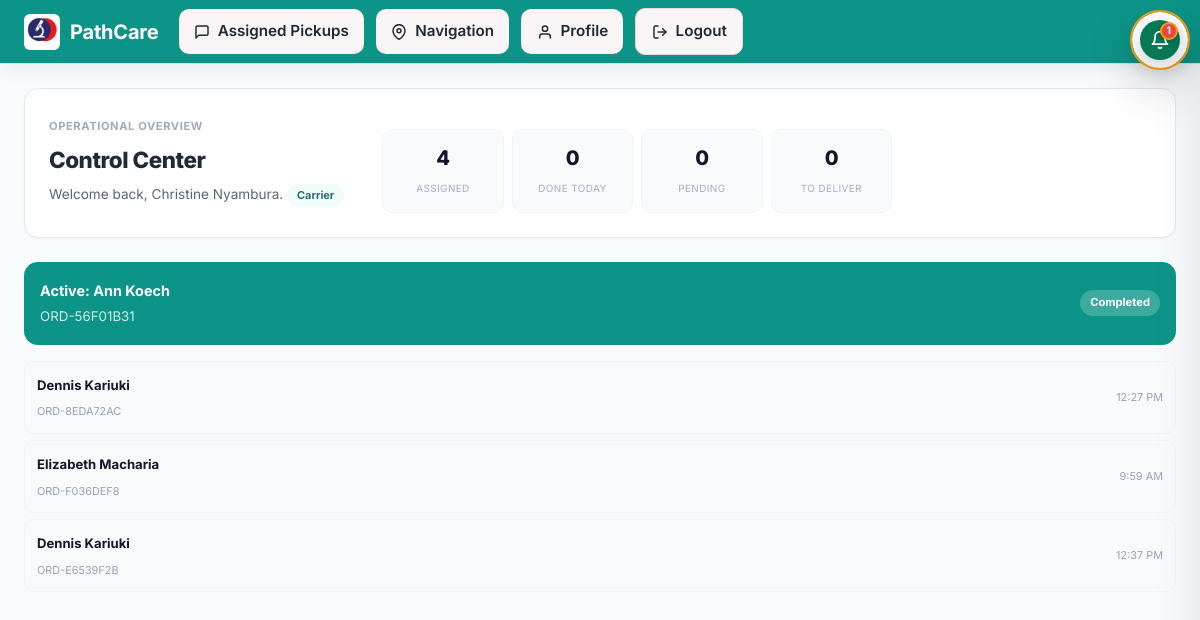
The page / (signed in) on the database as committed earlier.
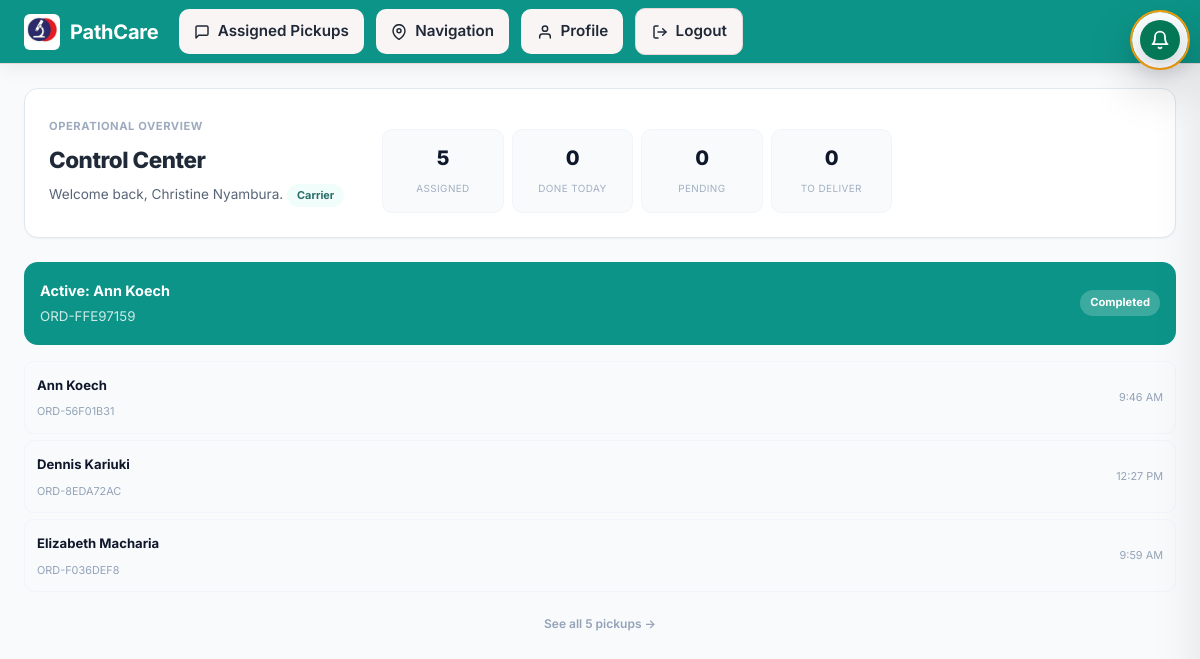
The same page on the database as committed later.
### tracking/models.py (models this page shows, shortened)
class Order(models.Model):
    class Priority(models.TextChoices):
        ROUTINE = "routine", "Routine"
        URGENT = "urgent", "Priority"
        STAT = "stat", "STAT (immediate)"
    class Status(models.TextChoices):
        PENDING_REVIEW = "pending_review", "Pending review"
        PENDING = "pending", "Pending assignment"
        ASSIGNED = "assigned", "Assigned to carrier"
        ACCEPTED = "accepted", "Accepted by carrier"
        EN_ROUTE_TO_CLIENT = "en_route_client", "En route to client"
        AT_CLIENT = "at_client", "Arrived at client"
        PICKED_UP = "picked_up", "Picked up"
        IN_TRANSIT = "in_transit", "In transit"
        DELIVERED = "delivered", "Delivered to lab"
        RECEIVED = "received", "Received at lab"
        COMPLETED = "completed", "Completed"
        CANCELLED = "cancelled", "Cancelled"
    id = models.UUIDField(primary_key=True, default=uuid.uuid4, editable=False)
    reference_code = models.CharField(max_length=32, unique=True)
    client = models.ForeignKey(Client, on_delete=models.PROTECT, related_name="orders")
    facility = models.ForeignKey(
        'core.Facility',
        on_delete=models.SET_NULL,
        null=True,
        blank=True,
        related_name='orders',
        help_text="Facility for this pickup (defaults to client's default facility)"
    )
    carrier = models.ForeignKey(
        Carrier, on_delete=models.SET_NULL, null=True, blank=True, related_name="orders"
    )
    priority = models.CharField(max_length=16, choices=Priority.choices, default=Priority.ROUTINE)
    status = models.CharField(max_length=16, choices=Status.choices, default=Status.PENDING)
    requested_pickup_time = models.DateTimeField(null=True, blank=True)
    samples_ready_at = models.DateTimeField(null=True, blank=True)
    requestor_name = models.CharField(max_length=255, blank=True)
    requestor_phone = models.CharField(max_length=32, blank=True)
    reception_details = models.CharField(max_length=255, blank=True)
    parking_notes = models.CharField(max_length=255, blank=True)
    security_instructions = models.CharField(max_length=255, blank=True)
    pickup_address = models.CharField(max_length=255, blank=True)
    distance_to_lab_km = models.FloatField(null=True, blank=True)
    estimated_pickup_minutes = models.IntegerField(null=True, blank=True)
    notes = models.TextField(blank=True)
    latitude = models.FloatField(null=True, blank=True)
    longitude = models.FloatField(null=True, blank=True)
    created_at = models.DateTimeField(auto_now_add=True)
    updated_at = models.DateTimeField(auto_now=True)

class Client(models.Model):
    id = models.UUIDField(primary_key=True, default=uuid.uuid4, editable=False)
    name = models.CharField(max_length=255)
    contact_name = models.CharField(max_length=255, blank=True)
    contact_phone = models.CharField(max_length=32)
    contact_email = models.EmailField(blank=True)
    address = models.CharField(max_length=255)
    latitude = models.FloatField(null=True, blank=True)
    longitude = models.FloatField(null=True, blank=True)
    default_facility = models.ForeignKey(
        'core.Facility',
        on_delete=models.SET_NULL,
        null=True,
        blank=True,
        related_name='clients',
        help_text="Default facility for this client's pickups"
    )
    is_active = models.BooleanField(default=True)
    created_at = models.DateTimeField(auto_now_add=True)

### tracking/views.py (the view, shortened to what this page needs)
# urls.py: path("", views.dashboard, name="dashboard"),
@role_required("super_admin", "dispatcher", "carrier", "client", "lab_staff")
def dashboard(request):
    role = _user_role(request.user)
    now = timezone.localtime()
    orders = _order_queryset_for_user(request.user).select_related("client", "carrier").order_by("-created_at")
    dispatcher_context = {}
    carrier_context = {}
    client_context = {}
    user_counts = {}
    clients = Client.objects.all().order_by("name")
    user_client = None
    try:
        user_client = Client.objects.filter(contact_email=getattr(request.user, "email", None)).first()
    except Exception:
        user_client = None
    if role == "Carrier":
        carrier = getattr(request.user, "carrier_profile", None)
        assigned_orders = Order.objects.filter(carrier=carrier).select_related("client").order_by("-created_at")
        carrier_context = {
            "carrier": carrier,
            "assigned_orders": assigned_orders,
            "completed_today": Order.objects.filter(carrier=carrier, status__in=[Order.Status.DELIVERED, Order.Status.RECEIVED, Order.Status.COMPLETED], updated_at__date=now.date()).count(),
            "pending_pickups": Order.objects.filter(carrier=carrier, status__in=[Order.Status.ASSIGNED, Order.Status.ACCEPTED, Order.Status.EN_ROUTE_TO_CLIENT, Order.Status.AT_CLIENT]).count(),
            "pending_deliveries": Order.objects.filter(carrier=carrier, status__in=[Order.Status.PICKED_UP, Order.Status.IN_TRANSIT]).count(),
            "custody_events": CustodyEvent.objects.filter(order__carrier=carrier).order_by("-timestamp")[:15],
        }
    status_filter = request.GET.get("status", "")
    if status_filter:
        orders_table = orders.filter(status=status_filter)
    else:
        orders_table = orders
    counts = {
        "pending": orders.filter(status=Order.Status.PENDING).count(),
        "assigned": orders.filter(status=Order.Status.ASSIGNED).count(),
        "in_transit": orders.filter(status=Order.Status.IN_TRANSIT).count(),
        "delivered": orders.filter(status__in=[Order.Status.DELIVERED, Order.Status.RECEIVED, Order.Status.COMPLETED]).count(),
    }
    if role == "Dispatcher" and "orders_in_transit" not in dispatcher_context:
        dispatcher_context["orders_in_transit"] = Order.objects.filter(status=Order.Status.IN_TRANSIT).count()
    context = {
        "role": role,
        "dispatcher_context": dispatcher_context,
        "carrier_context": carrier_context,
        "client_context": client_context,
        "user_counts": user_counts,
        "clients": clients,
        "user_client": user_client,
        "lab_location": settings.LAB_LOCATION,
        "orders": orders_table,
        "statuses": Order.Status.choices,
        "status_filter": status_filter,
        "counts": counts,
    }
    return render(request, "tracking/dashboard.html", context)

### accounts/models.py (called while the page is built)
    def is_super_admin(self):
        return self.is_superuser or self.role == self.Role.SUPER_ADMIN

    def is_dispatcher(self):
        return not self.is_superuser and self.role == self.Role.DISPATCHER

    def is_carrier(self):
        return not self.is_superuser and self.role == self.Role.CARRIER

### tracking/context_processors.py (called while the page is built)
def notifications(request):
    if not request.user.is_authenticated:
        return {}
    try:
        unread = Notification.objects.filter(user=request.user, is_read=False).count()
        recent = Notification.objects.filter(user=request.user).order_by("-created_at")[:10]
        return {"notifications_unread_count": unread, "notifications_list": recent}
    except Exception:
        return {}

### tracking/views.py (called while the page is built)
def _user_role(user):
    if not user.is_authenticated:
        return None
    if getattr(user, "is_super_admin", lambda: False)():
        return "Super Admin"
    if hasattr(user, "carrier_profile"):
        return "Carrier"
    if hasattr(user, "get_role_display"):
        return user.get_role_display()
    return "Dispatcher"

### tracking/templates/tracking/dashboard.html (shortened to what this page needs)
{% extends "tracking/base.html" %}
{% block content %}
<div class="hero-card">
  <div>
    <p class="eyebrow">Operational Overview</p>
    <h1>Control Center</h1>
    <p>Welcome back{% if user.get_full_name %}, {{ user.get_full_name }}{% endif %}. {% if role %}<span class="role-badge">{{ role }}</span>{% endif %}</p>
  </div>
  <div class="hero-stats">
    {% if role == "Super Admin" %}
      <div><strong>{{ user_counts.active_orders|default:0 }}</strong><span>Active Orders</span></div>
      <div><strong>{{ user_counts.pending_pickups|default:0 }}</strong><span>Pending</span></div>
      <div><strong>{{ user_counts.completed_deliveries|default:0 }}</strong><span>Completed</span></div>
      <div><strong>{{ user_counts.delayed_deliveries|default:0 }}</strong><span>Delayed</span></div>
      <div><strong>{{ user_counts.active_carriers|default:0 }}</strong><span>Carriers</span></div>
      <div><strong>{{ user_counts.total_users|default:0 }}</strong><span>Users</span></div>
    {% elif role == "Carrier" %}
      <div><strong>{{ carrier_context.assigned_orders.count|default:0 }}</strong><span>Assigned</span></div>
      <div><strong>{{ carrier_context.completed_today|default:0 }}</strong><span>Done Today</span></div>
      <div><strong>{{ carrier_context.pending_pickups|default:0 }}</strong><span>Pending</span></div>
      <div><strong>{{ carrier_context.pending_deliveries|default:0 }}</strong><span>To Deliver</span></div>
    {% endif %}
  </div>
</div>
{% if role == "Carrier" %}
<div style="display:flex;flex-direction:column;gap:var(--space-md);">
  {% with active_order=carrier_context.assigned_orders|first %}
    {% if active_order %}
      <a href="{% url 'tracking:order_detail' active_order.pk %}" style="display:flex;justify-content:space-between;align-items:center;background:var(--color-primary);color:#fff;border-radius:var(--radius-lg);padding:16px;text-decoration:none;">
        <div><strong style="font-size:.9rem;">Active: {{ active_order.client.name }}</strong><br><small style="opacity:.8;">{{ active_order.reference_code }}</small></div>
        <span style="font-size:.7rem;font-weight:700;background:rgba(255,255,255,.2);padding:4px 10px;border-radius:var(--radius-full);">{{ active_order.get_status_display }}</span>
      </a>
    {% endif %}
  {% endwith %}
  <div class="carrier-dash">
    {% for order in carrier_context.assigned_orders|slice:"1:4" %}
      <a href="{% url 'tracking:order_detail' order.pk %}">
        <div><strong>{{ order.client.name }}</strong><br><small>{{ order.reference_code }}</small></div>
        <span style="font-size:.68rem;color:var(--color-text-muted);">{{ order.requested_pickup_time|date:"g:i A" }}</span>
      </a>
    {% endfor %}
  </div>
  {% if carrier_context.assigned_orders.count > 4 %}
    <a class="see-all" href="{% url 'tracking:carrier_view' %}">See all {{ carrier_context.assigned_orders.count }} pickups →</a>
  {% endif %}
</div>
{% endif %}
{% endblock %}

Rows that differ between the two databases and show on the page:
no longer on this page (row unchanged): Order: client.name "Dennis Kariuki", reference_code "ORD-E6539F2B", requested_pickup_time "12:37 PM"
added Order: client.name "Ann Koech", reference_code "ORD-FFE97159", status "Completed"
now on one of the page's lists (row unchanged): Order: client.name "Ann Koech", reference_code "ORD-56F01B31", requested_pickup_time "9:46 AM"
Other text that changed with them:
{{ carrier_context.assigned_orders.count|default:0 }}: "4" → "5"
{{ carrier_context.assigned_orders.count }}: (not shown) → "5"
{{ notifications_unread_count }}: "1" → (not shown)
{{ active_order.reference_code }}: "ORD-56F01B31" → "ORD-FFE97159"
text now shown: "See all pickups →"
